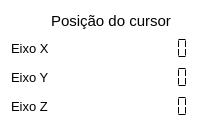
         <widget class="QFrame" name="frame_7">
          <property name="styleSheet">
           <string notr="true">background-color: rgb(255, 255, 255);
border-radius:5px;</string>
          </property>
          <property name="frameShape">
           <enum>QFrame::StyledPanel</enum>
          </property>
          <property name="frameShadow">
           <enum>QFrame::Raised</enum>
          </property>
          <layout class="QGridLayout" name="gridLayout_4">
           <item row="0" column="0">
            <layout class="QHBoxLayout" name="horizontalLayout_26">
             <item>
              <spacer name="horizontalSpacer_9">
               <property name="orientation">
                <enum>Qt::Horizontal</enum>
               </property>
               <property name="sizeHint" stdset="0">
                <size>
                 <width>40</width>
                 <height>20</height>
                </size>
               </property>
              </spacer>
             </item>
             <item>
              <widget class="QLabel" name="label_17">
               <property name="font">
                <font>
                 <pointsize>11</pointsize>
                </font>
               </property>
               <property name="styleSheet">
                <string notr="true">color: rgb(0, 0, 0);</string>
               </property>
               <property name="text">
                <string>Posição do cursor</string>
               </property>
              </widget>
             </item>
             <item>
              <spacer name="horizontalSpacer_10">
               <property name="orientation">
                <enum>Qt::Horizontal</enum>
               </property>
               <property name="sizeHint" stdset="0">
                <size>
                 <width>40</width>
                 <height>20</height>
                </size>
               </property>
              </spacer>
             </item>
            </layout>
           </item>
           <item row="1" column="0">
            <layout class="QHBoxLayout" name="horizontalLayout_23" stretch="50,50">
             <item>
              <widget class="QLabel" name="label_18">
               <property name="font">
                <font>
                 <pointsize>10</pointsize>
                </font>
               </property>
               <property name="text">
                <string>Eixo X</string>
               </property>
              </widget>
             </item>
             <item>
              <widget class="QLCDNumber" name="lcdNumberCursorX">
               <property name="styleSheet">
                <string notr="true">color: rgb(0, 0, 0);
boder:none;</string>
               </property>
               <property name="segmentStyle">
                <enum>QLCDNumber::Flat</enum>
               </property>
               <property name="value" stdset="0">
                <double>0.000000000000000</double>
               </property>
               <property name="intValue" stdset="0">
                <number>0</number>
               </property>
              </widget>
             </item>
            </layout>
           </item>
           <item row="2" column="0">
            <layout class="QHBoxLayout" name="horizontalLayout_24" stretch="50,50">
             <item>
              <widget class="QLabel" name="label_19">
               <property name="font">
                <font>
                 <pointsize>10</pointsize>
                </font>
               </property>
               <property name="text">
                <string>Eixo Y</string>
               </property>
              </widget>
             </item>
             <item>
              <widget class="QLCDNumber" name="lcdNumberCursorY">
               <property name="styleSheet">
                <string notr="true">color: rgb(0, 0, 0);</string>
               </property>
               <property name="segmentStyle">
                <enum>QLCDNumber::Flat</enum>
               </property>
               <property name="value" stdset="0">
                <double>0.000000000000000</double>
               </property>
               <property name="intValue" stdset="0">
                <number>0</number>
               </property>
              </widget>
             </item>
            </layout>
           </item>
           <item row="3" column="0">
            <layout class="QHBoxLayout" name="horizontalLayout_25" stretch="50,50">
             <item>
              <widget class="QLabel" name="label_20">
               <property name="font">
                <font>
                 <pointsize>10</pointsize>
                </font>
               </property>
               <property name="text">
                <string>Eixo Z</string>
               </property>
              </widget>
             </item>
             <item>
              <widget class="QLCDNumber" name="lcdNumberCursorZ">
               <property name="styleSheet">
                <string notr="true">color: rgb(0, 0, 0);</string>
               </property>
               <property name="segmentStyle">
                <enum>QLCDNumber::Flat</enum>
               </property>
               <property name="value" stdset="0">
                <double>0.000000000000000</double>
               </property>
               <property name="intValue" stdset="0">
                <number>0</number>
               </property>
              </widget>
             </item>
            </layout>
           </item>
          </layout>
         </widget>
